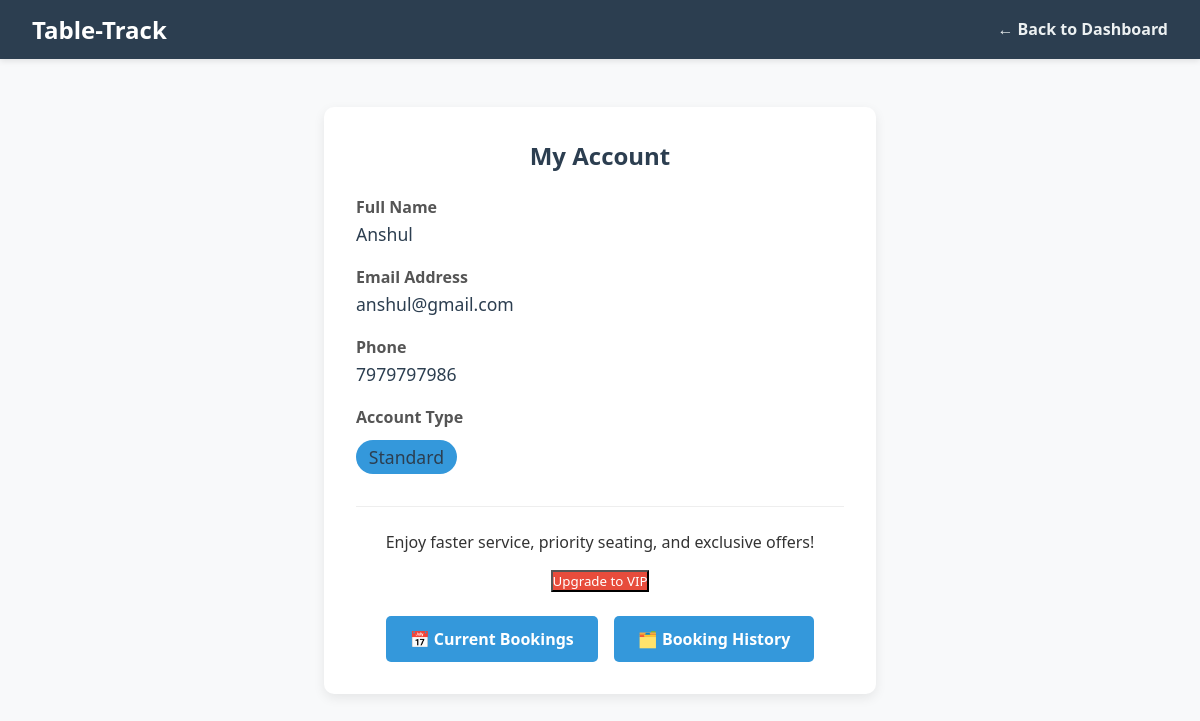
/user-account (signed in), run on the app's committed database.
### backend/models.py (models this page shows, shortened)
class User(db.Model):
    id = db.Column(db.Integer, primary_key=True)
    name = db.Column(db.String(100), nullable=False)
    email = db.Column(db.String(120), unique=True, nullable=False)
    phone = db.Column(db.String(15))
    password_hash = db.Column(db.String(200), nullable=False)
    is_vip = db.Column(db.Boolean, default=False)

### backend/app.py (the view)
@app.route('/user-account')
@login_required
def user_account():
    user = User.query.filter_by(email=session['user_email']).first()
    if not user:
        return redirect(url_for('login'))  # ✅ fixed: 'login', not '/login'
    return render_template('user-account.html', user=user)

### backend/app.py (called while the page is built)
def login_required(f):
    from functools import wraps
    @wraps(f)
    def decorated_function(*args, **kwargs):
        if 'user_email' not in session:
            return redirect(url_for('login'))
        return f(*args, **kwargs)
    return decorated_function

### backend/templates/user-account.html (shortened to what this page needs)
<!DOCTYPE html>
<html lang="en">
<head>
</head>
<body>
  <nav>
    <div class="logo">Table-Track</div>
    <div class="nav-links">
      <a href="/home">← Back to Dashboard</a>
    </div>
  </nav>
  <div class="container">
    <div class="card">
      <h2>My Account</h2>
      <div class="info-group">
        <label>Full Name</label>
        <span>{{ user.name }}</span>
      </div>
      <div class="info-group">
        <label>Email Address</label>
        <span>{{ user.email }}</span>
      </div>
      {% if user.phone %}
      <div class="info-group">
        <label>Phone</label>
        <span>{{ user.phone }}</span>
      </div>
      {% endif %}
      <div class="info-group">
        <label>Account Type</label>
        <span class="status {% if user.is_vip %}vip{% endif %}">
          {{ "VIP" if user.is_vip else "Standard" }}
        </span>
      </div>
      <div class="vip-section">
        {% if not user.is_vip %}
          <p>Enjoy faster service, priority seating, and exclusive offers!</p>
          <form action="/upgrade-to-vip" method="POST" style="margin-top: 1rem;">
            <button type="submit" class="vip-btn">Upgrade to VIP</button>
          </form>
        {% else %}
          <p>✅ You are a VIP member! You enjoy priority service and exclusive benefits.</p>
        {% endif %}
      </div>
      <div class="actions">
        <a href="/current-bookings" class="btn view-btn">📅 Current Bookings</a>
        <a href="/booking-history" class="btn view-btn">🗂️ Booking History</a>
      </div>
    </div>
  </div>
</body>
</html>

### backend/templates/user-account.html (style rules this page uses)
* { margin: 0; padding: 0; box-sizing: border-box; font-family: 'Segoe UI', Tahoma, Geneva, Verdana, sans-serif; }
body { background-color: #f8f9fa; color: #333; }
nav { background-color: #2c3e50; padding: 0.8rem 2rem; display: flex; justify-content: space-between; align-items: center; box-shadow: 0 2px 6px rgba(0,0,0,0.1); }
.logo { color: white; font-size: 1.5rem; font-weight: bold; }
.nav-links a { color: #ecf0f1; text-decoration: none; font-weight: 600; }
.container { max-width: 600px; margin: 3rem auto; padding: 0 1.5rem; }
.card { background: white; padding: 2rem; border-radius: 10px; box-shadow: 0 4px 12px rgba(0,0,0,0.08); }
.card h2 { margin-bottom: 1.5rem; color: #2c3e50; text-align: center; }
.info-group { margin-bottom: 1.2rem; }
.info-group label { display: block; font-weight: 600; color: #555; margin-bottom: 0.3rem; }
.info-group span { font-size: 1.1rem; color: #2c3e50; }
.vip-section { margin-top: 2rem; padding-top: 1.5rem; border-top: 1px solid #eee; text-align: center; }
.actions { display: flex; justify-content: center; gap: 1rem; margin-top: 1.5rem; }
.btn { padding: 0.75rem 1.5rem; border: none; border-radius: 5px; font-size: 1rem; font-weight: bold; text-decoration: none; display: inline-block; text-align: center; cursor: pointer; transition: background 0.3s; }
.vip-btn { background-color: #e74c3c; color: white; }
.view-btn { background-color: #3498db; color: white; }
.status { display: inline-block; margin-top: 0.5rem; padding: 0.3rem 0.8rem; background-color: #3498db; color: white; border-radius: 20px; font-size: 0.9rem; }

### data on the page
User: name "Anshul", email "anshul@gmail.com", phone "7979797986", is_vip "Standard"
